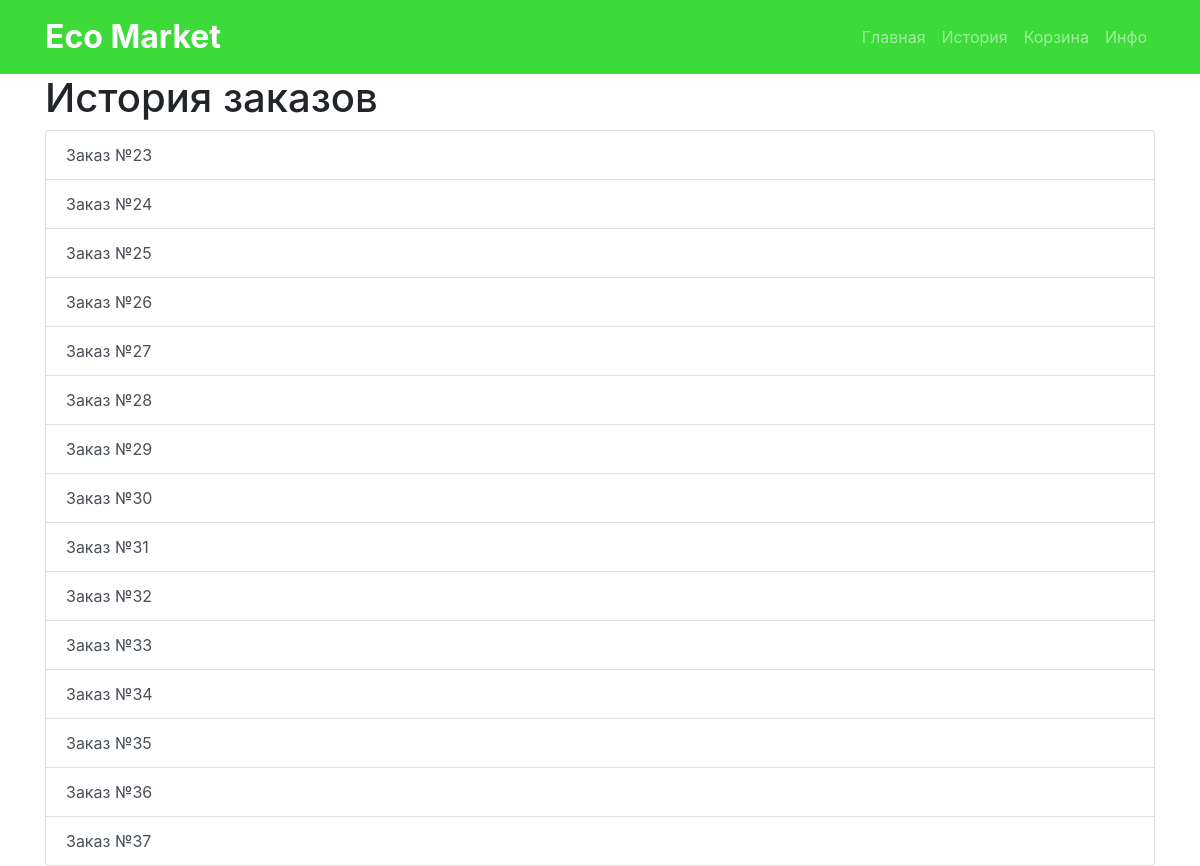
/orders/, run on an earlier commit of the app's database.
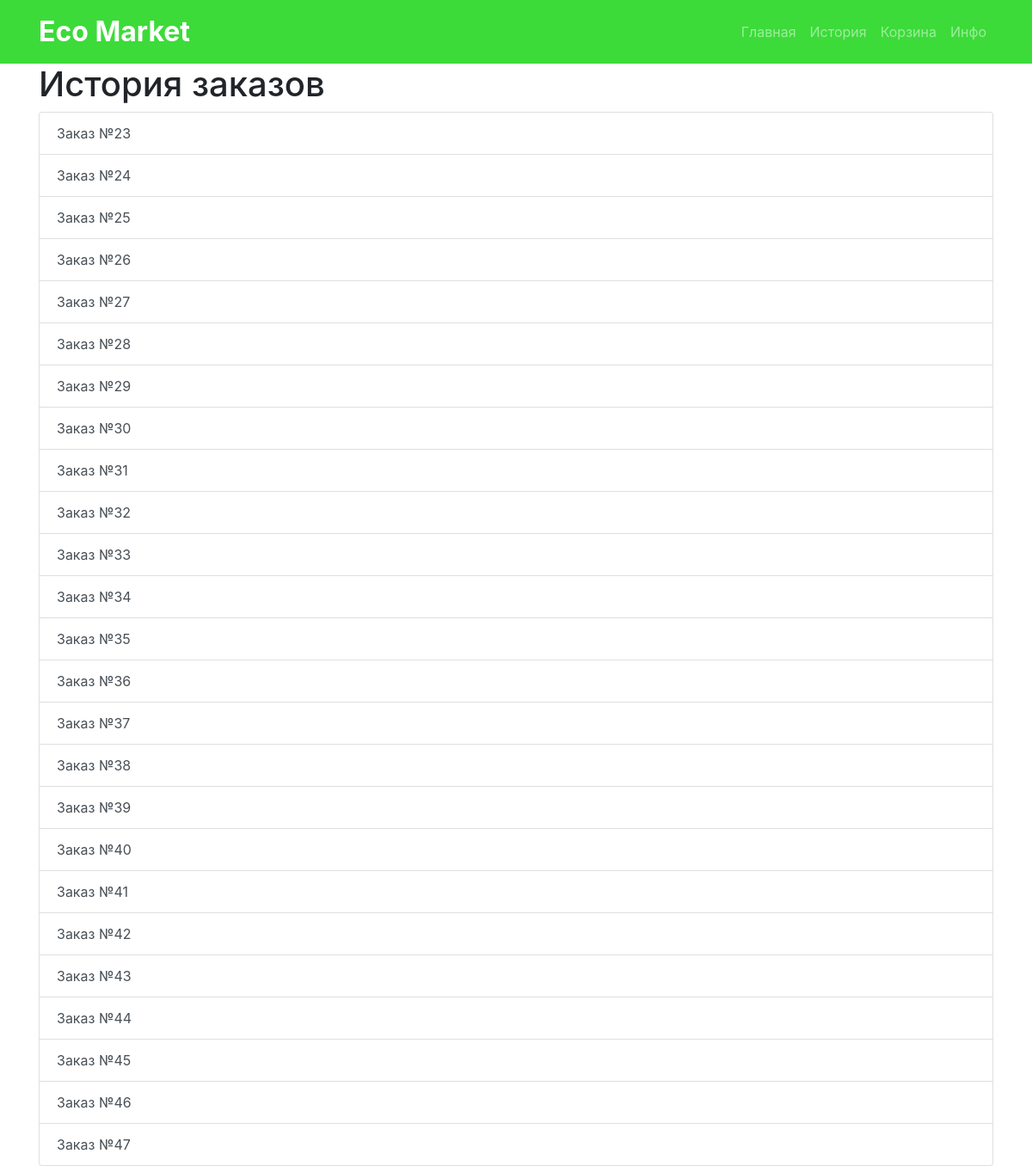
And on a later commit of the database.
### myapp/models.py (models this page shows, shortened)
class Order(models.Model):
    STATUS_CHOICES = [
        ('Нa расмотрении','PENDING'),
        ('Делается', 'APPROVED'),
        ('Доставлено','COMPLETED'),
        ('Отменен','CANCEL'),
    ]
    session = models.ForeignKey(Session, on_delete=models.CASCADE)
    address = models.CharField(max_length=255)
    total_price = models.DecimalField(max_digits=10, decimal_places=2)  # Добавьте это поле
    quantity = models.PositiveIntegerField(default=1)
    name = models.CharField(max_length=100)
    phone_number = models.CharField(max_length=20)
    created_at = models.DateTimeField(auto_now_add=True)
    status = models.CharField(max_length=20, choices=STATUS_CHOICES, default='Нa расмотрении')
    cart_items = models.ManyToManyField('CartItem', blank=True)

### myapp/views.py (the view)
# urls.py: path('orders/', views.view_all_orders, name='all_orders'),
def view_all_orders(request):
    orders = Order.objects.all()
    return render(request, 'all_orders.html', {'orders': orders})

### templates/all_orders.html
{% extends 'base.html' %}
{% block content %}
    <div class="container">
        <h1>История заказов</h1>
        <div class="list-group">
            {% if orders %}
                {% for order in orders %}
                    <a href="{% url 'order_detail' order.id %}" class="list-group-item list-group-item-action">
                        Заказ №{{ order.id }}
                    </a>
                {% endfor %}
            {% else %}
                <div class="alert alert-info" role="alert">
                    Нет заказов пока
                </div>
            {% endif %}
        </div>
    </div>
{% endblock %}

What changed in the data, as far as the page shows it:
added Order: id "38"
added Order: id "39"
added Order: id "40"
added Order: id "41"
added Order: id "42"
added Order: id "43"
added Order: id "44"
added Order: id "45"
added Order: id "46"
added Order: id "47"
